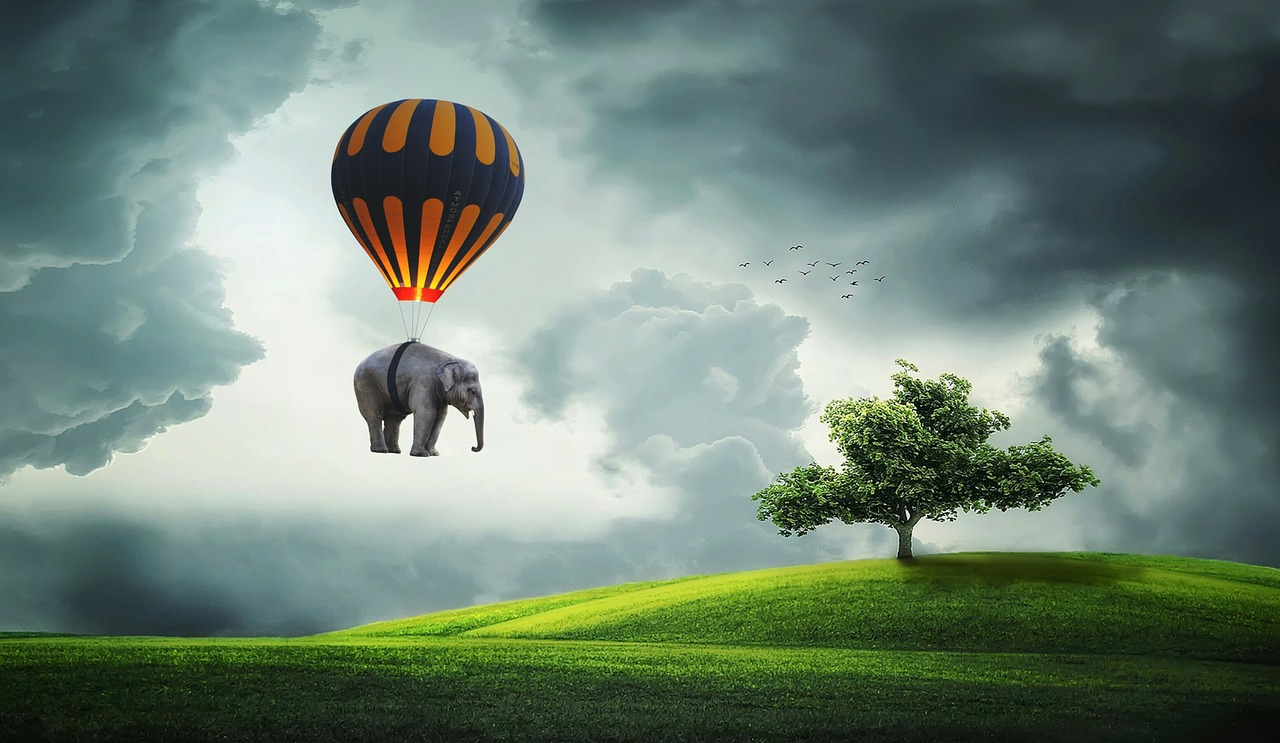
#> input picture bootcampIA/module03/test.jpg, 1280 x 743 px
$ python ScrapBooker.py
#> lines starting #> are read from the running program, lines starting #| are printed output that depends on the picture
import numpy
from PIL import Image

#(colonne, ligne)

class ScrapBooker(object):
    # [68 lines left out: functions crop, thin, not called in this run]


    def juxtapose(array, n, axis): #NE MARCHE PAS
        """
        Juxtaposes n copies of the image along the specified axis.
        Args:
        -----
        array: numpy.ndarray.
        n: positive non null integer.
        axis: integer of value 0 or 1.
        Return:
        -------
        new_arr: juxtaposed numpy.ndarray.
        None (combinaison of parameters not compatible).
        Raises:
        -------
        This function should not raise any Exception.
        """
        print("before juxtapose : ", array)
        # Juxtapose n images
        i = 1
        while i < n:
            array_copy = numpy.copy(array)
            concatenation = numpy.concatenate((array, array_copy), axis)#array.copy n'existe pas
            i+=1

        print("after juxtapose : ", concatenation)


    # [16 lines left out: function mosaic, not called in this run]


# Load image
image = Image.open('test.jpg')
#> image is the input picture: PIL image 1280x743 RGB; mean R, G, B 111.1, 130.3, 117.1
# Convert image to array
array = numpy.array(image)

new_height = 100
new_width = 600
dim = (new_height, new_width)
position = 30, 100
#ScrapBooker.crop(array, dim, position)

n = 0 #number of the row or column to delete. First line is number 0, second line is number 1...
axis = 0 #axis : 0 = line / 1 = column
#ScrapBooker.thin(array, n, axis)

n = 3
axis = 1
ScrapBooker.juxtapose(array, n, axis)
#> (printed output is left out)
#> the loop in juxtapose, `while i < n:` made 2 passes
#> pass 1, in juxtapose, `concatenation = numpy.concatenate((array, array_copy), axis)#array.cop..`:
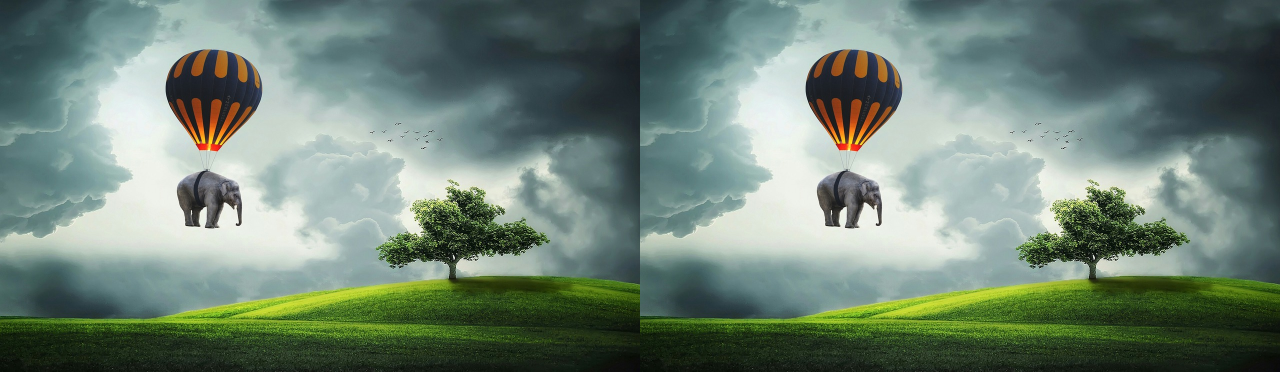
#> concatenation: shape (743, 2560, 3) (shown at 1/2 size); mean R, G, B 111.1, 130.3, 117.1
#> after the loop in juxtapose, `while i < n:`: i = 3
#> (printed output is left out)
